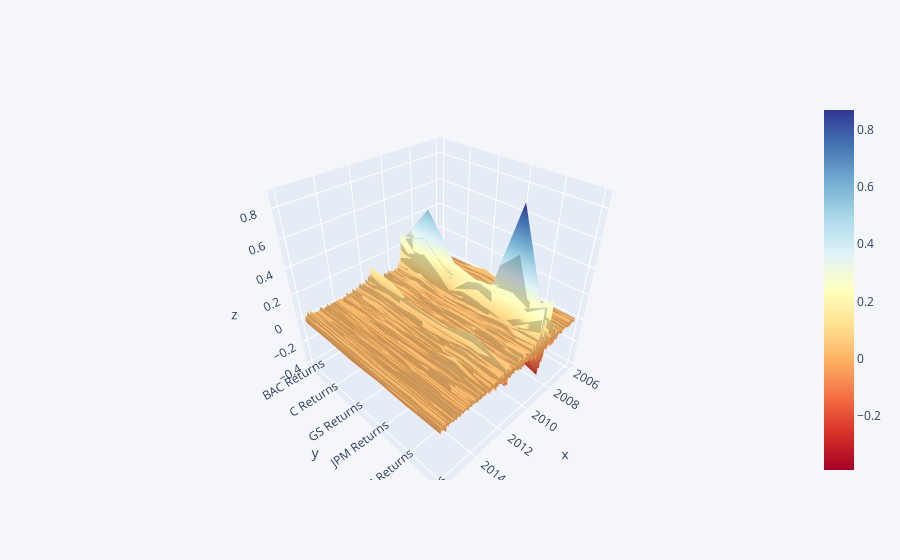

The cell this chart's notebook holds for it:
### Code cell
returns.iplot(kind='surface',colorscale='rdylbu')

### Figure 1 — Plotly figure (JSON) as saved in the notebook; plotly's stock layout.template omitted (floating-point values rounded to 4 significant figures; data arrays with more than 128 entries replaced by an {"elided": "..."} marker saying what was removed)
{"data": [{"colorscale": [[0, "rgb(165,0,38)"], [0.1, "rgb(215,48,39)"], [0.2, "rgb(244,109,67)"], [0.3, "rgb(253,174,97)"], [0.4, "rgb(254,224,144)"], [0.5, "rgb(255,255,191)"], [0.6, "rgb(224,243,248)"], [0.7, "rgb(171,217,233)"], [0.8, "rgb(116,173,209)"], [0.9, "rgb(69,117,180)"], [1, "rgb(49,54,149)"]], "type": "surface", "x": {"elided": "2517 str values"}, "y": ["BAC Returns", "C Returns", "GS Returns", "JPM Returns", "MS Returns", "WFC Returns"], "z": {"elided": "6x2517 float values"}}], "layout": {"legend": {"bgcolor": "#F5F6F9", "font": {"color": "#4D5663"}}, "paper_bgcolor": "#F5F6F9", "plot_bgcolor": "#F5F6F9", "title": {"font": {"color": "#4D5663"}}, "xaxis": {"gridcolor": "#E1E5ED", "showgrid": true, "tickfont": {"color": "#4D5663"}, "title": {"font": {"color": "#4D5663"}, "text": ""}, "zerolinecolor": "#E1E5ED"}, "yaxis": {"gridcolor": "#E1E5ED", "showgrid": true, "tickfont": {"color": "#4D5663"}, "title": {"font": {"color": "#4D5663"}, "text": ""}, "zerolinecolor": "#E1E5ED"}}}
